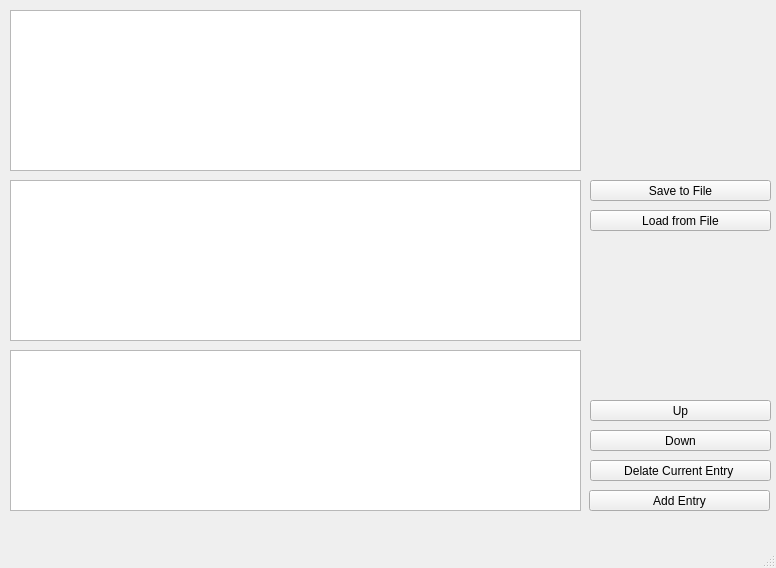
<?xml version="1.0" encoding="UTF-8"?>
<ui version="4.0">
 <class>MainWindow</class>
 <widget class="QMainWindow" name="MainWindow">
  <property name="geometry">
   <rect>
    <x>0</x>
    <y>0</y>
    <width>776</width>
    <height>568</height>
   </rect>
  </property>
  <property name="windowTitle">
   <string>MainWindow</string>
  </property>
  <widget class="QWidget" name="centralwidget">
   <widget class="QTextEdit" name="prev">
    <property name="geometry">
     <rect>
      <x>10</x>
      <y>10</y>
      <width>571</width>
      <height>161</height>
     </rect>
    </property>
   </widget>
   <widget class="QPushButton" name="dodajWpis">
    <property name="geometry">
     <rect>
      <x>589</x>
      <y>490</y>
      <width>181</width>
      <height>21</height>
     </rect>
    </property>
    <property name="text">
     <string>Add Entry</string>
    </property>
   </widget>
   <widget class="QTextEdit" name="current">
    <property name="geometry">
     <rect>
      <x>10</x>
      <y>180</y>
      <width>571</width>
      <height>161</height>
     </rect>
    </property>
   </widget>
   <widget class="QTextEdit" name="next">
    <property name="geometry">
     <rect>
      <x>10</x>
      <y>350</y>
      <width>571</width>
      <height>161</height>
     </rect>
    </property>
   </widget>
   <widget class="QPushButton" name="down">
    <property name="geometry">
     <rect>
      <x>590</x>
      <y>430</y>
      <width>181</width>
      <height>21</height>
     </rect>
    </property>
    <property name="text">
     <string>Down</string>
    </property>
   </widget>
   <widget class="QPushButton" name="up">
    <property name="geometry">
     <rect>
      <x>590</x>
      <y>400</y>
      <width>181</width>
      <height>21</height>
     </rect>
    </property>
    <property name="text">
     <string>Up</string>
    </property>
   </widget>
   <widget class="QLabel" name="image">
    <property name="geometry">
     <rect>
      <x>590</x>
      <y>10</y>
      <width>171</width>
      <height>161</height>
     </rect>
    </property>
    <property name="text">
     <string/>
    </property>
   </widget>
   <widget class="QPushButton" name="usunWpis">
    <property name="geometry">
     <rect>
      <x>590</x>
      <y>460</y>
      <width>181</width>
      <height>21</height>
     </rect>
    </property>
    <property name="text">
     <string>Delate Current Entry </string>
    </property>
   </widget>
   <widget class="QPushButton" name="backupSave">
    <property name="geometry">
     <rect>
      <x>590</x>
      <y>180</y>
      <width>181</width>
      <height>21</height>
     </rect>
    </property>
    <property name="text">
     <string>Save to File</string>
    </property>
   </widget>
   <widget class="QPushButton" name="backupRestore">
    <property name="geometry">
     <rect>
      <x>590</x>
      <y>210</y>
      <width>181</width>
      <height>21</height>
     </rect>
    </property>
    <property name="text">
     <string>Load from File</string>
    </property>
   </widget>
  </widget>
  <widget class="QMenuBar" name="menubar">
   <property name="geometry">
    <rect>
     <x>0</x>
     <y>0</y>
     <width>776</width>
     <height>26</height>
    </rect>
   </property>
  </widget>
  <widget class="QStatusBar" name="statusbar"/>
 </widget>
 <resources/>
 <connections/>
</ui>
